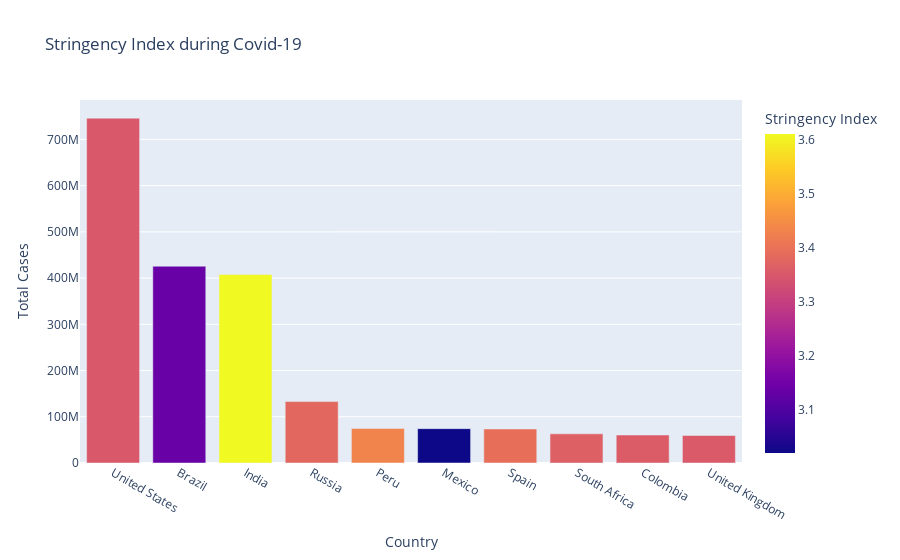

The notebook cell saved with this chart:
### Code cell
fig = px.bar(data, x='Country', y='Total Cases',
             hover_data=['Population', 'Total Deaths'], 
             color='Stringency Index', height=400, 
             title= "Stringency Index during Covid-19")
fig.show()

### Figure 1 — Plotly figure (JSON) as saved in the notebook; plotly's stock layout.template omitted (floating-point values rounded to 4 significant figures)
{"data": [{"alignmentgroup": "True", "customdata": [[19.62, 26477574], [19.17, 14340567], [21.05, 7247327], [18.8, 2131571], [17.31, 3020038], [18.67, 7295850], [17.66, 5510624], [17.9, 1357682], [17.75, 1936134], [18.03, 7249573]], "hovertemplate": "Country=%{x}<br>Total Cases=%{y}<br>Population=%{customdata[0]}<br>Total Deaths=%{customdata[1]}<br>Stringency Index=%{marker.color}<extra></extra>", "legendgroup": "", "marker": {"color": [3.351, 3.136, 3.611, 3.38, 3.43, 3.019, 3.394, 3.364, 3.358, 3.354], "coloraxis": "coloraxis", "pattern": {"shape": ""}}, "name": "", "offsetgroup": "", "orientation": "v", "showlegend": false, "textposition": "auto", "x": ["United States", "Brazil", "India", "Russia", "Peru", "Mexico", "Spain", "South Africa", "Colombia", "United Kingdom"], "xaxis": "x", "y": [746014098, 425704517, 407771615, 132888951, 74882695, 74347548, 73717676, 63027659, 60543682, 59475032], "yaxis": "y", "type": "bar"}], "layout": {"xaxis": {"anchor": "y", "domain": [0, 1], "title": {"text": "Country"}, "type": "category", "range": [-0.5, 9.5], "autorange": true}, "yaxis": {"anchor": "x", "domain": [0, 1], "title": {"text": "Total Cases"}, "type": "linear", "range": [0, 785300000.0], "autorange": true}, "coloraxis": {"colorbar": {"title": {"text": "Stringency Index"}}, "colorscale": [[0, "#0d0887"], [0.1111, "#46039f"], [0.2222, "#7201a8"], [0.3333, "#9c179e"], [0.4444, "#bd3786"], [0.5556, "#d8576b"], [0.6667, "#ed7953"], [0.7778, "#fb9f3a"], [0.8889, "#fdca26"], [1, "#f0f921"]]}, "legend": {"tracegroupgap": 0}, "title": {"text": "Stringency Index during Covid-19"}, "barmode": "relative", "autosize": true}}
